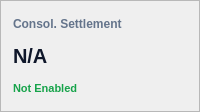
                                            <widget class="QFrame" name="card_kpi_consol_settle">
                                              <property name="frameShape">
                                                <enum>QFrame::StyledPanel</enum>
                                              </property>
                                              <property name="minimumSize">
                                                <size>
                                                  <width>160</width>
                                                  <height>112</height>
                                                </size>
                                              </property>
                                              <property name="styleSheet">
                                                <string>QFrame#card_kpi_consol_settle { background-color: #ffffff; border: 1px solid #e2e8f0; border-radius: 8px; }</string>
                                              </property>
                                              <layout class="QVBoxLayout" name="vbox_card_kpi_consol_settle">
                                                <property name="spacing">
                                                  <number>4</number>
                                                </property>
                                                <property name="leftMargin">
                                                  <number>12</number>
                                                </property>
                                                <property name="topMargin">
                                                  <number>10</number>
                                                </property>
                                                <property name="rightMargin">
                                                  <number>12</number>
                                                </property>
                                                <property name="bottomMargin">
                                                  <number>10</number>
                                                </property>
                                                <item>
                                                  <widget class="QLabel" name="lbl_title_card_kpi_consol_settle">
                                                    <property name="text">
                                                      <string>Consol. Settlement</string>
                                                    </property>
                                                    <property name="styleSheet">
                                                      <string>color: #64748b; font-size: 12px; font-weight: 600; border: none;</string>
                                                    </property>
                                                    <property name="minimumSize">
                                                      <size>
                                                        <width>0</width>
                                                        <height>20</height>
                                                      </size>
                                                    </property>
                                                  </widget>
                                                </item>
                                                <item>
                                                  <widget class="QLabel" name="lbl_kpi_consol_settle_val">
                                                    <property name="text">
                                                      <string>N/A</string>
                                                    </property>
                                                    <property name="styleSheet">
                                                      <string>color: #0f172a; font-size: 20px; font-weight: 700; border: none;</string>
                                                    </property>
                                                    <property name="minimumSize">
                                                      <size>
                                                        <width>0</width>
                                                        <height>32</height>
                                                      </size>
                                                    </property>
                                                  </widget>
                                                </item>
                                                <item>
                                                  <widget class="QLabel" name="lbl_kpi_consol_settle_delta">
                                                    <property name="text">
                                                      <string>Not Enabled</string>
                                                    </property>
                                                    <property name="styleSheet">
                                                      <string>color: #16a34a; font-size: 11px; font-weight: 600; border: none;</string>
                                                    </property>
                                                    <property name="minimumSize">
                                                      <size>
                                                        <width>0</width>
                                                        <height>20</height>
                                                      </size>
                                                    </property>
                                                  </widget>
                                                </item>
                                              </layout>
                                            </widget>
